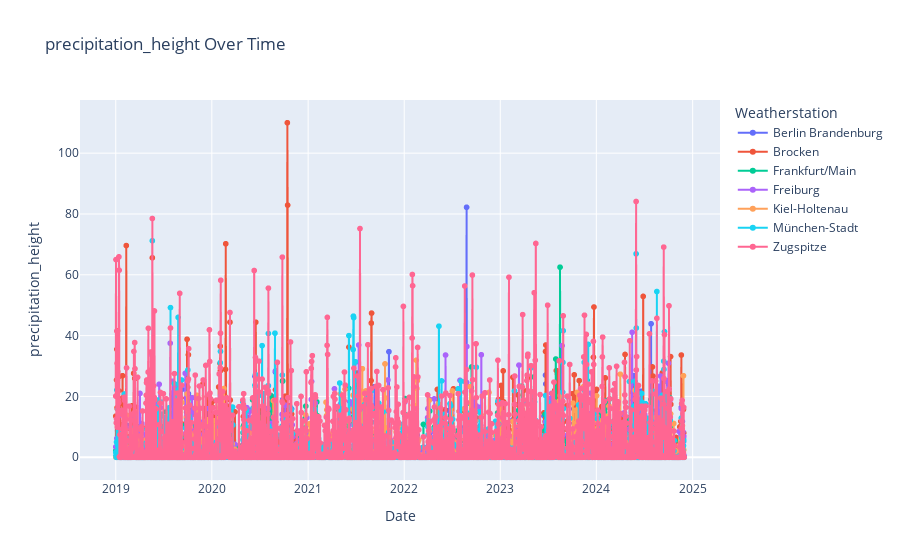

The cell this chart's notebook holds for it:
### Code cell
# Plot temperature trends
fig_temp = px.line(
    df, 
    x='date', 
    y='precipitation_height', 
    color='name', 
    title='precipitation_height Over Time',
    labels={'temperature_air_mean_2m': 'Temperature (°C)', 'date': 'Date'},
    markers=True
)
fig_temp.update_layout(legend_title_text='Weatherstation')
fig_temp.show()

### Figure 1 — Plotly figure (JSON) as saved in the notebook; plotly's stock layout.template omitted (floating-point values rounded to 4 significant figures; data arrays with more than 128 entries replaced by an {"elided": "..."} marker saying what was removed)
{"data": [{"hovertemplate": "name=Berlin Brandenburg<br>Date=%{x}<br>precipitation_height=%{y}<extra></extra>", "legendgroup": "Berlin Brandenburg", "line": {"color": "#636efa", "dash": "solid"}, "marker": {"symbol": "circle"}, "mode": "lines+markers", "name": "Berlin Brandenburg", "showlegend": true, "type": "scattergl", "x": {"elided": "2161 str values"}, "xaxis": "x", "y": {"elided": "2161 float values"}, "yaxis": "y"}, {"hovertemplate": "name=Brocken<br>Date=%{x}<br>precipitation_height=%{y}<extra></extra>", "legendgroup": "Brocken", "line": {"color": "#EF553B", "dash": "solid"}, "marker": {"symbol": "circle"}, "mode": "lines+markers", "name": "Brocken", "showlegend": true, "type": "scattergl", "x": {"elided": "2161 str values"}, "xaxis": "x", "y": {"elided": "2161 float values"}, "yaxis": "y"}, {"hovertemplate": "name=Frankfurt/Main<br>Date=%{x}<br>precipitation_height=%{y}<extra></extra>", "legendgroup": "Frankfurt/Main", "line": {"color": "#00cc96", "dash": "solid"}, "marker": {"symbol": "circle"}, "mode": "lines+markers", "name": "Frankfurt/Main", "showlegend": true, "type": "scattergl", "x": {"elided": "2161 str values"}, "xaxis": "x", "y": {"elided": "2161 float values"}, "yaxis": "y"}, {"hovertemplate": "name=Freiburg<br>Date=%{x}<br>precipitation_height=%{y}<extra></extra>", "legendgroup": "Freiburg", "line": {"color": "#ab63fa", "dash": "solid"}, "marker": {"symbol": "circle"}, "mode": "lines+markers", "name": "Freiburg", "showlegend": true, "type": "scattergl", "x": {"elided": "2161 str values"}, "xaxis": "x", "y": {"elided": "2161 float values"}, "yaxis": "y"}, {"hovertemplate": "name=Kiel-Holtenau<br>Date=%{x}<br>precipitation_height=%{y}<extra></extra>", "legendgroup": "Kiel-Holtenau", "line": {"color": "#FFA15A", "dash": "solid"}, "marker": {"symbol": "circle"}, "mode": "lines+markers", "name": "Kiel-Holtenau", "showlegend": true, "type": "scattergl", "x": {"elided": "2161 str values"}, "xaxis": "x", "y": {"elided": "2161 float values"}, "yaxis": "y"}, {"hovertemplate": "name=München-Stadt<br>Date=%{x}<br>precipitation_height=%{y}<extra></extra>", "legendgroup": "München-Stadt", "line": {"color": "#19d3f3", "dash": "solid"}, "marker": {"symbol": "circle"}, "mode": "lines+markers", "name": "München-Stadt", "showlegend": true, "type": "scattergl", "x": {"elided": "2161 str values"}, "xaxis": "x", "y": {"elided": "2161 float values"}, "yaxis": "y"}, {"hovertemplate": "name=Zugspitze<br>Date=%{x}<br>precipitation_height=%{y}<extra></extra>", "legendgroup": "Zugspitze", "line": {"color": "#FF6692", "dash": "solid"}, "marker": {"symbol": "circle"}, "mode": "lines+markers", "name": "Zugspitze", "showlegend": true, "type": "scattergl", "x": {"elided": "2161 str values"}, "xaxis": "x", "y": {"elided": "2161 float values"}, "yaxis": "y"}], "layout": {"legend": {"title": {"text": "Weatherstation"}, "tracegroupgap": 0}, "title": {"text": "precipitation_height Over Time"}, "xaxis": {"anchor": "y", "domain": [0, 1], "title": {"text": "Date"}}, "yaxis": {"anchor": "x", "domain": [0, 1], "title": {"text": "precipitation_height"}}}}
